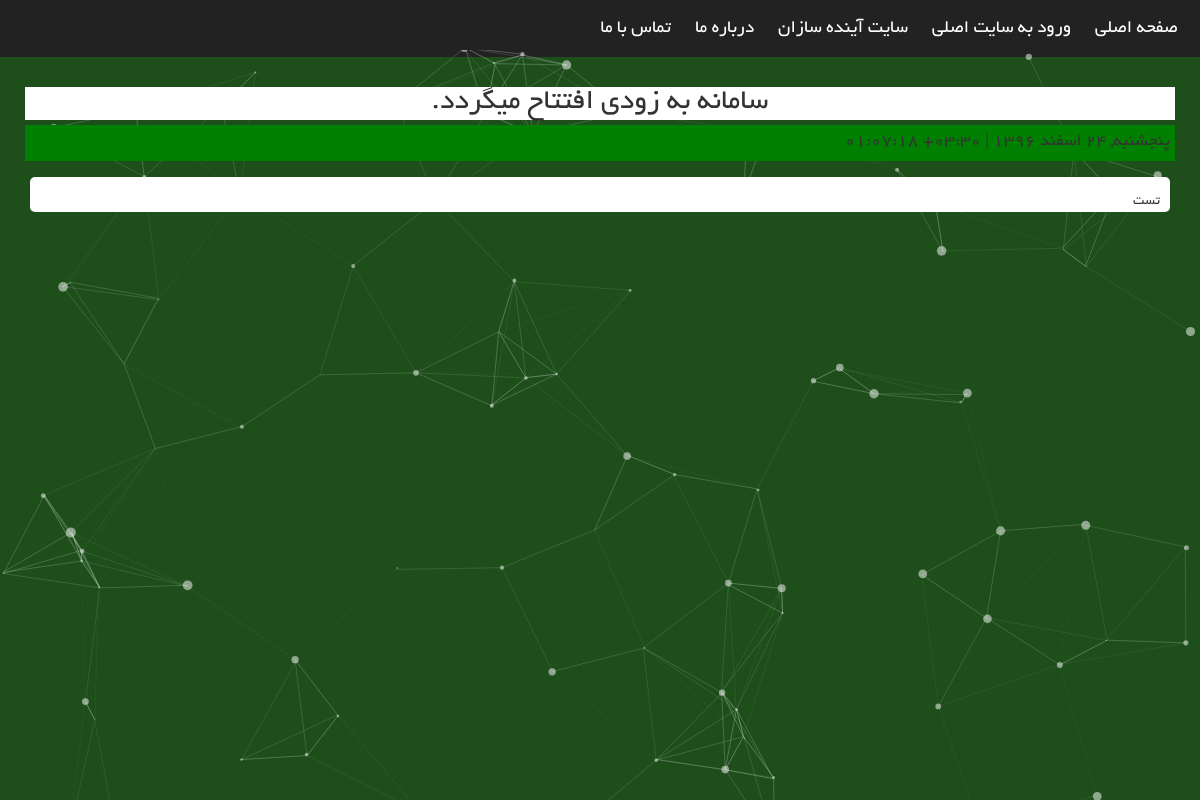
Page /news.php?id=17 on the committed database.
### tables this page shows
CREATE TABLE `tbl_menu_index` (
  `id` int(11) NOT NULL,
  `title` varchar(254) NOT NULL,
  `url` varchar(254) NOT NULL,
  `target` varchar(254) NOT NULL,
  `status` int(11) DEFAULT '1'
);

CREATE TABLE `tbl_list_news` (
  `id` int(11) NOT NULL,
  `title` varchar(254) NOT NULL,
  `text` longtext NOT NULL,
  `year` text NOT NULL,
  `month` text NOT NULL,
  `day` text NOT NULL,
  `date` text NOT NULL
);

### core/connector.php (called while the page is built, shortened)
<?php
$tbl_menu="tbl_menu_index";
$tbl_system_setting="tbl_system_setting";
$tbl_news="tbl_list_news";
	$server_name="localhost";
		$username="root";
		$password="";
		$dbname="anjoman2_portalanjoman";
		$dsn="mysql:host=$server_name;dbname=$dbname";
	try{
		$connect=new PDO($dsn,$username,$password);
		$connect->exec("SET CHARACTER SET utf8");
		$connect->exec("set names utf8");
			return $connect;
	}catch(PDOException $error){
		echo "error in connection".$error->__toString();
		exit();
	}
?>

### core/function.php (called while the page is built, shortened)
<?php
function checkid($id){
	return (int)$id;
}
?>

### news.php (the view, shortened to what this page needs)
<?php include "core/onload.php";?>
<!DOCTYPE html>
<html>
  <head>
    <link href="http://maxcdn.bootstrapcdn.com/bootstrap/3.3.0/css/bootstrap.min.css" rel="stylesheet">
  <link rel="stylesheet" href="css/style.css">
  </head>
<?php
	$sqlam="SELECT * FROM `$tbl_system_setting`";
	$r=$connect->query($sqlam);
	$rowsham=$r->fetch(PDO::FETCH_ASSOC);
	?>
  <body>
  <div id="main">
    <nav id="desktop-nav" style="background:#<?=$rowsham["index_color"];?>;">
 <?php
  $sm="SELECT `url`,`target`,`title`,`status`,`id` FROM `$tbl_menu` WHERE `status`=1 ORDER BY `id` DESC";
  $resu=$connect->query($sm);
  while($rowsa=$resu->fetch(PDO::FETCH_ASSOC)){
  ?>
      <a target="<?=$rowsa['target'];?>" href="<?=$rowsa['url'];?>"><?=$rowsa['title'];?></a>
	       <?php
  }
  ?>
    </nav>
  </div>
<div class="col-lg-12" style="z-index:+5;">
		<div class="col-md-12" style="padding: 10px;
height: 120px;" >
		<?php
		$id=checkid($_GET['id']);
		$sql="SELECT `title`,`text`,`date` FROM `$tbl_news` WHERE `id`=:id";
		$result=$connect->prepare($sql);
		$result->bindParam(":id",$id);
		$result->execute();
		$rows=$result->fetch(PDO::FETCH_ASSOC);
	?>
		<h2 class="title"><?=$rows["title"];?></h2>
<p style="width: 100%;font-size:18px; direction: ltr;text-align:right;background:green;padding:5px;"> &nbsp;<?=$rows['date'];?></p>
		<br>
        </div>
        <div class="col-md-12">
<div class="newsha">
<p>
<?=$rows["text"];?>
</p>
		</div>
	</div>
	</div>
  <div id="particles-js"></div>
  </body>
</html>

### css/style.css (style rules this page uses)
* { margin: 0; padding: 0; font-family: 'BYekan'; direction: rtl; -webkit-box-sizing: border-box; -moz-box-sizing: border-box; box-sizing: border-box; }
#desktop-nav { padding: 10px; overflow: auto; z-index:+5; }
#desktop-nav a, #mobile-nav a { color: #fff; text-decoration: none; font-size: 19px; padding: 2px; margin: 3px 10px; float: right; z-index:+5; }
body, html { height: 100%; background-repeat: no-repeat; background:#1E4F1B; position: relative; font-family:BKoodakBold,'BKoodakBold',tahoma; }
#particles-js { width: 100%; height: 100%; background-size: cover; background-position:100%; position: fixed; top: 50px; bottom:80px; z-index:1; }
.col-md-12 h2 { text-align: center; }
.newsha { background: white; border-radius: 5px; padding-top: 5px; padding-right: 10px; padding-left: 10px; }
.title { background: white; margin-bottom: 5px; height;45px; }

### rows in the picture
tbl_menu_index: title "صفحه اصلی"
tbl_menu_index: title "ورود به سایت اصلی"
tbl_menu_index: title "سایت آینده سازان"
tbl_menu_index: title "درباره ما"
tbl_menu_index: title "تماس با ما"
tbl_list_news: title "سامانه به زودی افتتاح میگردد.", date "۰۱:۰۷:۱۸ +۰۳:۳۰ | پنجشنبه, ۲۴ اسفند ۱۳۹۶", text "تست"
